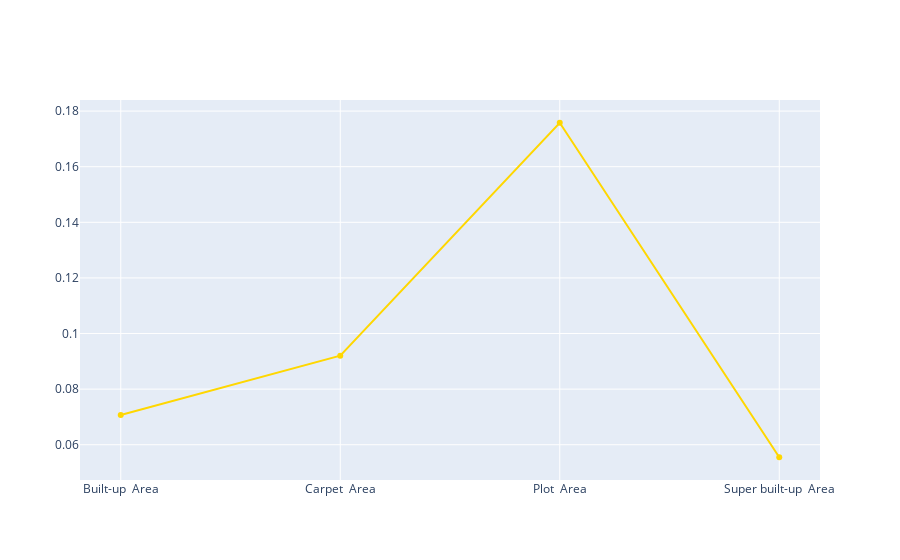

The code cell stored with this chart in its notebook:
### Code cell
areatype = df.groupby('area_type')['price_per_sqft'].aggregate('mean').reset_index()
fig = go.Figure() 
fig.add_trace(go.Scatter(x=areatype['area_type'].tolist(), 
                         y=areatype['price_per_sqft'].tolist(),
                         line = dict(color='gold'),
                         mode='lines+markers'))
fig.show()

### Figure 1 — Plotly figure (JSON) as saved in the notebook; plotly's stock layout.template omitted (floating-point values rounded to 4 significant figures)
{"data": [{"line": {"color": "gold"}, "mode": "lines+markers", "type": "scatter", "x": ["Built-up  Area", "Carpet  Area", "Plot  Area", "Super built-up  Area"], "y": [0.07068, 0.09202, 0.1758, 0.0555]}], "layout": {}}
